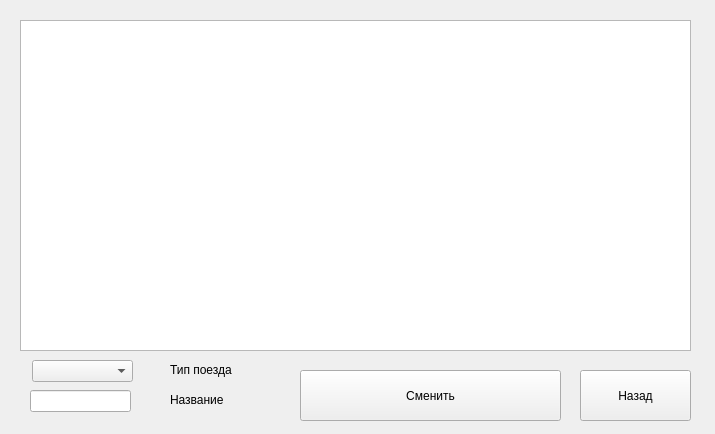
<?xml version="1.0" encoding="UTF-8"?>
<ui version="4.0">
 <class>Form</class>
 <widget class="QWidget" name="Form">
  <property name="geometry">
   <rect>
    <x>0</x>
    <y>0</y>
    <width>715</width>
    <height>434</height>
   </rect>
  </property>
  <property name="windowTitle">
   <string>Form</string>
  </property>
  <widget class="QTableWidget" name="table">
   <property name="geometry">
    <rect>
     <x>20</x>
     <y>20</y>
     <width>671</width>
     <height>331</height>
    </rect>
   </property>
  </widget>
  <widget class="QPushButton" name="but_reload">
   <property name="geometry">
    <rect>
     <x>300</x>
     <y>370</y>
     <width>261</width>
     <height>51</height>
    </rect>
   </property>
   <property name="text">
    <string>Сменить</string>
   </property>
  </widget>
  <widget class="QPushButton" name="but_return">
   <property name="geometry">
    <rect>
     <x>580</x>
     <y>370</y>
     <width>111</width>
     <height>51</height>
    </rect>
   </property>
   <property name="text">
    <string>Назад</string>
   </property>
  </widget>
  <widget class="QComboBox" name="comboBox_kurs">
   <property name="geometry">
    <rect>
     <x>32</x>
     <y>360</y>
     <width>101</width>
     <height>22</height>
    </rect>
   </property>
  </widget>
  <widget class="QLabel" name="label_kurs">
   <property name="geometry">
    <rect>
     <x>170</x>
     <y>360</y>
     <width>81</width>
     <height>20</height>
    </rect>
   </property>
   <property name="text">
    <string>Тип поезда</string>
   </property>
  </widget>
  <widget class="QLabel" name="label_category_2">
   <property name="geometry">
    <rect>
     <x>170</x>
     <y>390</y>
     <width>61</width>
     <height>20</height>
    </rect>
   </property>
   <property name="text">
    <string>Название</string>
   </property>
  </widget>
  <widget class="QLineEdit" name="lineEdit">
   <property name="geometry">
    <rect>
     <x>30</x>
     <y>390</y>
     <width>101</width>
     <height>22</height>
    </rect>
   </property>
  </widget>
 </widget>
 <resources/>
 <connections/>
</ui>
